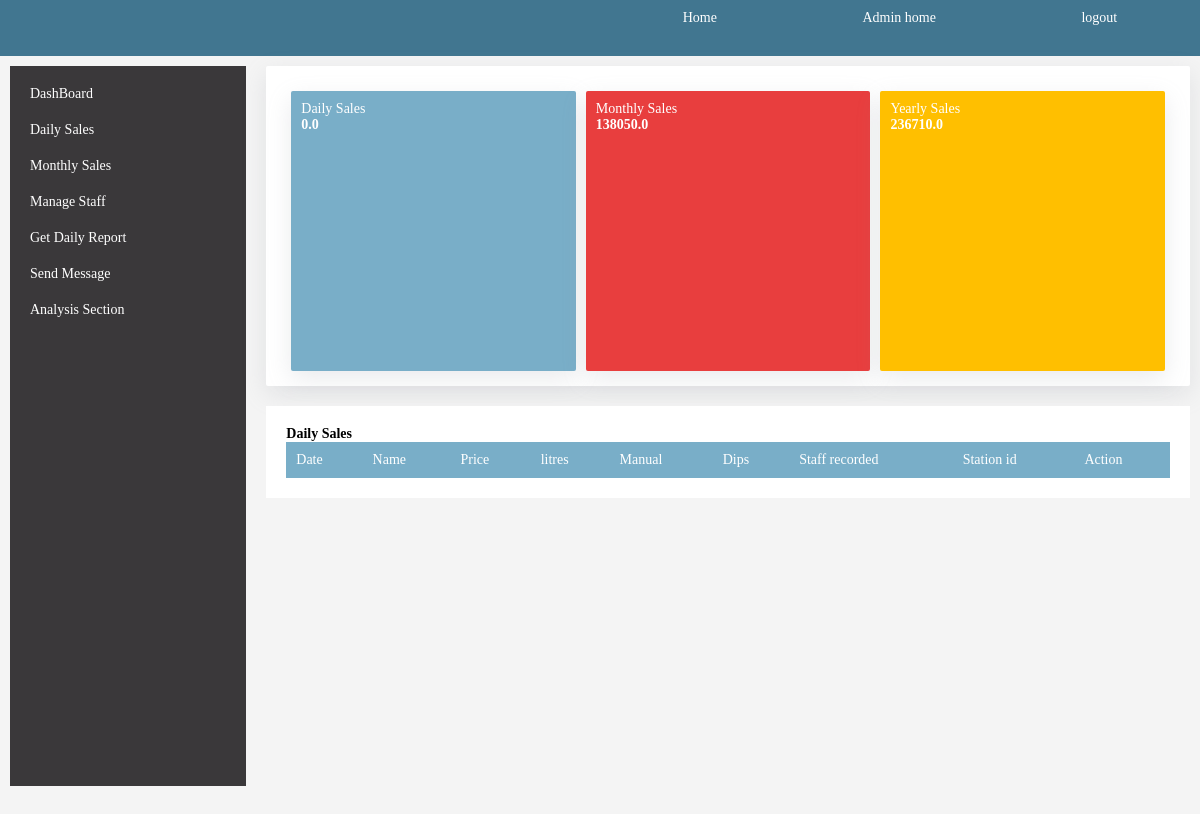
The page /admin (signed in) on the database as committed earlier.
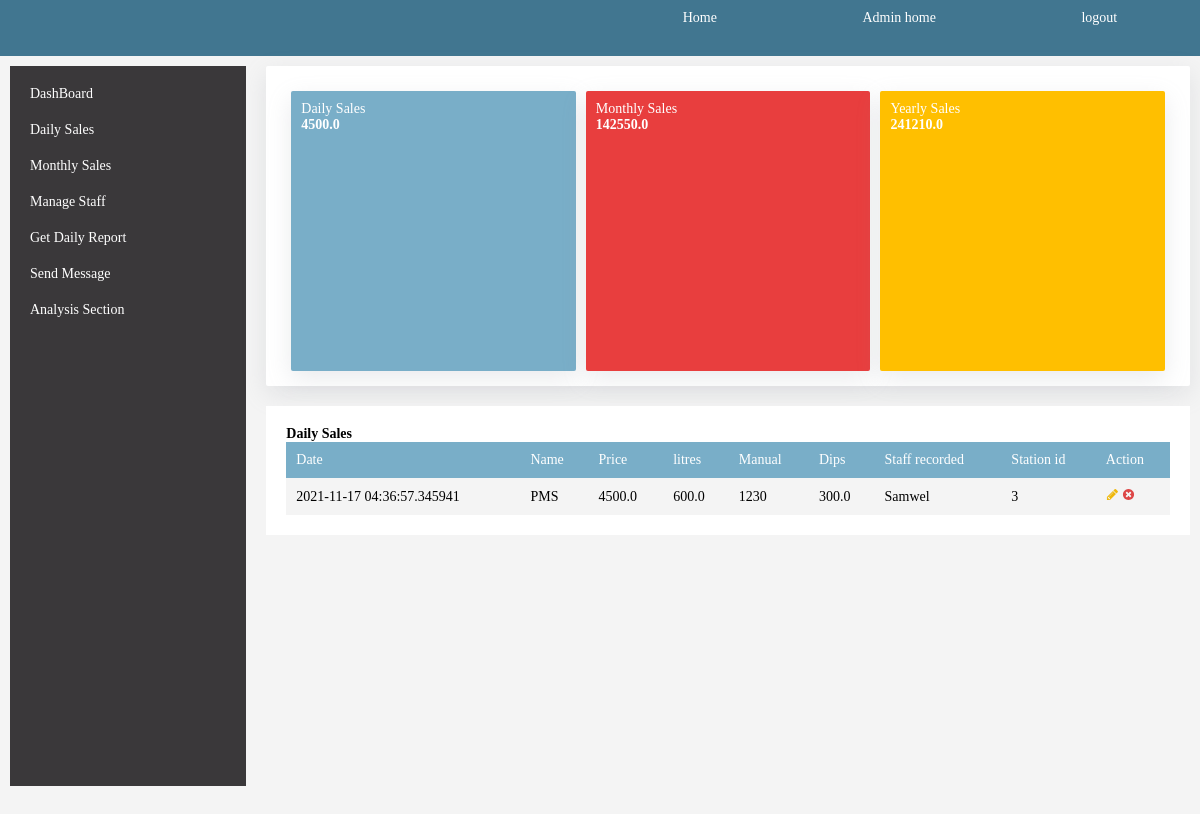
The same page on the database as committed later.
### src/models/__init__.py (models this page shows, shortened)
class DatabaseMixin(object):
	__table_args__ = {'extend_existing': True}

class FuelBaseClass(DatabaseMixin, db.Model):
    id = db.Column(db.Integer, primary_key=True)
    date_recorded = db.Column(db.DateTime, default=datetime.datetime.utcnow)
    sales = db.Column(db.Float, nullable=False)
    dips = db.Column(db.Float, nullable=False)
    litres = db.Column(db.Float, nullable=False)
    manual = db.Column(db.Integer, nullable=False)
    photo = db.Column(db.String(200), nullable=False)
    open_stock = db.Column(db.Boolean, nullable=False, default=False)
    fuel_type = db.Column(db.Integer, db.ForeignKey('fueltypes.id'))
    staff_recorded = db.Column(db.Integer, db.ForeignKey('staff.id'))

class fueltypes(DatabaseMixin, db.Model):
    id = db.Column(db.Integer, primary_key=True)
    fuel_name = db.Column(db.String(200), nullable=False)
    dips_refered = db.relationship('FuelBaseClass', lazy='dynamic', backref='fuel', cascade='all, delete')

class StaffMixin(object):
	__table_args__ = {'extend_existing': True}
	is_login = db.Column(db.Boolean, nullable=False, default=False)

class Staff(StaffMixin, UserMixin, db.Model):
    id = db.Column(db.Integer, primary_key=True)
    staff_name = db.Column(db.String(200), nullable=False)
    staff_id = db.Column(db.Integer, nullable=False)
    password=db.Column(db.String(200), nullable=False)
    is_admin = db.Column(db.Boolean, default=False)
    station_id = db.Column(db.Integer, db.ForeignKey('station.id'))
    return_filed = db.relationship('FuelBaseClass', lazy='dynamic', backref='records', overlaps="dips_refered,fuel")
    @login_manager.user_loader
    def load_user(id):
        return Staff.query.get(int(id))

### src/views/__init__.py (the view)
@user.route('/admin')
@admins_only
def admin_home():
    flbase = FuelBaseClass.query.filter(func.date(FuelBaseClass.date_recorded) == datetime.date.today()).all()
    return render_template('adminbase.html', flbase=flbase, tdy=tdy, sales=tdy['sales'].sum(), monthly_sales=monthlysales['sales'].sum(),yearsum=yearsum['sales'].sum())

### src/views/__init__.py (called while the page is built)
def admins_only(func):
    @wraps(func)
    def is_admin(*args, **kwargs):
        if current_user.is_authenticated and current_user.is_admin:
            return func(*args, **kwargs)
        return redirect(url_for('application.home'))
    return is_admin

### src/templates/adminbase.html
{% extends 'admin.html'%}
{% block content  %}
<div class="table-section">
	<h4 class="display-4">Daily Sales</h4>
	<div class="table-1">
		<table>
		<thead>
			<tr>
				<td>Date</td>
				<td>Name</td>
				<td>Price</td>
				<td>litres</td>
				<td>Manual</td>
				<td>Dips</td>
				<td>Staff recorded</td>
				<td>Station id</td>
				<td>Action</td>
			</tr>
			</thead>
			<tbody>
				{% for i in flbase%}
			<tr>
			<td>{{i.date_recorded}}</td>
			<td>{{i.fuel.fuel_name}}</td>
			<td>{{i.sales}}</td>
			<td>{{i.litres}}</td>
			<td>{{i.manual}}</td>
			<td>{{i.dips}}</td>
			<td>{{i.records.staff_name}}</td>
			<td>{{i.records.station_id}}</td>
			<td>
				<a href="{{url_for('application.update_record', id=i.id)}}" id="update"><img src="{{url_for('static', filename='images/icons/change.svg')}}"></a>
				<a href="{{url_for('application.delete_record', id=i.id)}}"><img src="{{url_for('static', filename='images/icons/delete.svg')}}"></a>
			</td>
		</tr>
		{% endfor %}
			</tbody>
		</table>
	</div>
</div>
{%endblock content %}

### src/templates/admin.html (shortened to what this page needs)
{% extends 'base.html' %}
{% block body %}
<section class="admin-home">
	<main>
		<ul>
			<li><a href="{{url_for('application.admin_home')}}">DashBoard</a></li>
			<li><a href="{{url_for('application.admin_home')}}">Daily Sales</a></li>
			<li><a href="{{url_for('application.monthly_sales')}}">Monthly Sales</a></li>
			<li><a href="{{url_for('application.manage_staff')}}">Manage Staff</a></li>
			<li><a href="{{url_for('application.get_report')}}">Get Daily Report</a></li>
			<li><a href="{{url_for('application.home')}}">Send Message</a></li>
			<li><a href="{{url_for('application.analysis')}}">Analysis Section</a></li>
		</ul>
	</main>
	<div class="mid-section">
		{% if current_user.is_authenticated and current_user.is_admin %}
		<div class="summary-info">
			<div class="card-item bg-blue">
				<small>Daily Sales</small> <br/>
				<h4 class="display-1"> {{sales}}</h4>
			</div>
			<div class="card-item bg-red">
				<small>Monthly Sales</small><br/>
				<h4 class="display-1">{{monthly_sales}}</h4>
			</div>
			<div class="card-item bg-orange">
				<small>Yearly Sales </small><br/>
				<h4 class="display-1">{{yearsum}}</h4>
			</div>
		</div>
		{% endif %}
		{%block content%}
		{% endblock content%}
		</div>
</section>
{% endblock body%}

### src/templates/base.html (shortened to what this page needs)
<html>
	<head>
		<link rel="stylesheet" href="{{url_for('static', filename='css/main.css')}}">
	</head>
	<body>
		<nav>
			<ul>
				<li>
					<a href="{{url_for('application.home')}}">Home</a>
				</li>
				{% if  current_user.is_authenticated and current_user.is_admin %}
				<li>
					<a href="{{url_for('application.admin_home')}}">Admin home</a>
				</li>
				{% endif %}
				{% if current_user.is_authenticated %}
				<li>
					<a href="{{url_for('application.logout')}}">logout</a>
				</li>
				{% endif %}
			</ul>
		</nav>
		{% block body %}
		{% endblock body%}
	</body>
</html>

### src/static/css/main.css (style rules this page uses)
* { font-size: 14px; box-sizing: border-box; margin: 0px; padding: 0px; font-family: times; }
body { height: 100vh; background-color: #f4f4f4; }
nav { min-height: 7vh; background-color: #417690; }
nav ul { margin-left: auto; display: flex; width: 50%; justify-content: space-around; align-items: center; list-style: none; padding: 10px; }
nav ul li a { text-decoration: none; color: white; }
.admin-home { width: 100%; display: flex; }
main { background-color: #3a383a; color: white; padding: 10px; width: 20%; margin: 10px; height: 90vh; }
main ul { display: flex; flex-direction: column; justify-content:space-around; height: auto; list-style: none; }
main ul li { width: 100%; padding: 10px; margin: 0.5px solid #f4f4f4; }
main ul a { text-decoration: none; color: white; }
.mid-section { display: flex; flex-direction: column; width: 80%; height: auto; }
.summary-info { background-color: white; width: auto; padding: 20px; height: 40vh; margin: 10px; border-radius: 2px; display: flex; box-shadow: rgba(149, 157, 165, 0.2) 0px 8px 24px; justify-content: space-around; }
.card-item { height: 100%; width: 33.3%; margin: 5px; padding: 10px; border-radius: 2px; box-shadow: rgba(149, 157, 165, 0.2) 0px 8px 24px; color: white; cursor: pointer; }
.table-section { background-color: white; padding: 20px; margin: 10px; height: auto; }
.bg-blue { background-color: #79aec8; }
.bg-red { background-color: #e83e3e; }
.bg-orange { background-color: #ffbf00; }
.mid-section table { height: auto; width: 100%; border-collapse: collapse; }
.mid-section table thead { font-weight: lighter; background-color: #79aec8; color: white; }
.mid-section table tr, td { padding: 10px; }
.mid-section table tbody tr { background-color: #f4f4f4; }

Rows that differ between the two databases and show on the page:
added FuelBaseClass: date_recorded "2021-11-17 04:36:57.345941", fuel.fuel_name "PMS", sales "4500.0", litres "600.0", manual "1230", dips "300.0", records.staff_name "Samwel", records.station_id "3"
Other text that changed with them:
{{ sales }}: "0.0" → "4500.0"
{{ monthly_sales }}: "138050.0" → "142550.0"
{{ yearsum }}: "236710.0" → "241210.0"
